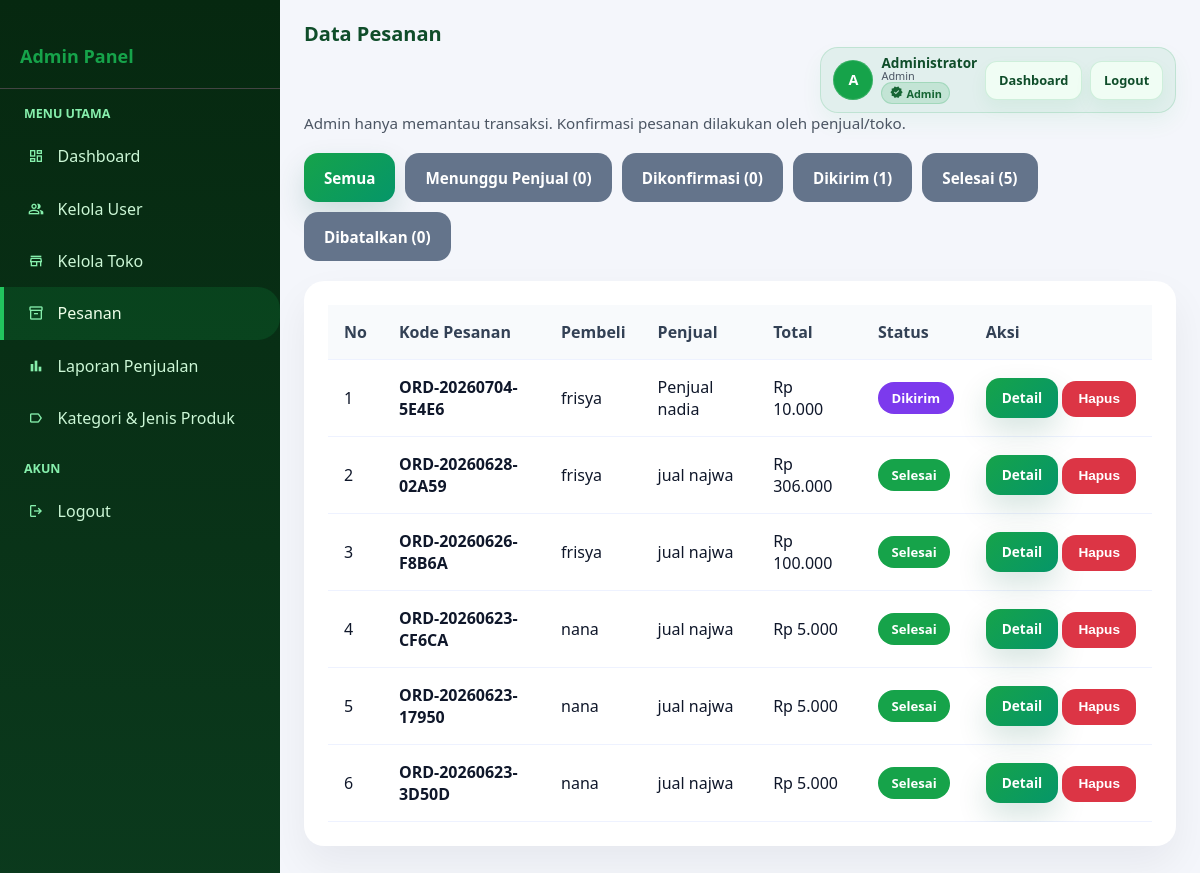
The page /admin/kelola_pesanan.php (signed in) on the database its author committed.
### tables this page shows
CREATE TABLE `pesanan` (
  `id` int(10) UNSIGNED NOT NULL,
  `kode_pesanan` varchar(30) NOT NULL COMMENT 'Format: ORD-YYYYMMDD-XXXXX',
  `pembeli_id` int(10) UNSIGNED NOT NULL,
  `toko_id` int(10) UNSIGNED NOT NULL,
  `total_harga` decimal(15,2) NOT NULL DEFAULT 0.00,
  `ongkir` decimal(15,2) NOT NULL DEFAULT 0.00,
  `grand_total` decimal(15,2) NOT NULL DEFAULT 0.00,
  `alamat_kirim` text NOT NULL,
  `catatan` text DEFAULT NULL,
  `status` enum('menunggu_konfirmasi','dikonfirmasi','diproses','dikirim','selesai','dibatalkan') NOT NULL DEFAULT 'menunggu_konfirmasi',
  `metode_bayar` enum('transfer','cod','ewallet') NOT NULL DEFAULT 'transfer',
  `bukti_bayar` varchar(255) DEFAULT NULL,
  `created_at` datetime NOT NULL DEFAULT current_timestamp(),
  `updated_at` datetime NOT NULL DEFAULT current_timestamp() ON UPDATE current_timestamp(),
  `bukti_pembayaran` varchar(255) DEFAULT NULL COMMENT 'File bukti pembayaran untuk admin review',
  `bukti_pengiriman` varchar(255) DEFAULT NULL COMMENT 'File bukti pengiriman dari penjual',
  `admin_approval_status` enum('pending','approved','rejected') NOT NULL DEFAULT 'pending' COMMENT 'Status persetujuan admin'
);

CREATE TABLE `users` (
  `id` int(10) UNSIGNED NOT NULL,
  `nama` varchar(150) NOT NULL,
  `angkatan` varchar(30) NOT NULL COMMENT 'Contoh: 2020, 2021, Alumni',
  `jenis_keanggotaan` enum('penjual','bukan_penjual') NOT NULL,
  `alamat` text NOT NULL,
  `no_telp` varchar(30) DEFAULT NULL COMMENT 'Nomor telepon pengguna',
  `email` varchar(150) NOT NULL,
  `password` varchar(255) NOT NULL COMMENT 'Bcrypt hash',
  `role` enum('admin','penjual','pembeli') NOT NULL DEFAULT 'pembeli',
  `is_active` tinyint(1) NOT NULL DEFAULT 1,
  `created_at` datetime NOT NULL DEFAULT current_timestamp(),
  `updated_at` datetime NOT NULL DEFAULT current_timestamp() ON UPDATE current_timestamp()
);

CREATE TABLE `toko` (
  `id` int(10) UNSIGNED NOT NULL,
  `user_id` int(10) UNSIGNED NOT NULL,
  `nama_toko` varchar(150) NOT NULL,
  `deskripsi` text DEFAULT NULL,
  `foto_toko` varchar(255) DEFAULT NULL,
  `bank_nama` varchar(100) DEFAULT NULL,
  `no_rekening` varchar(50) DEFAULT NULL,
  `nama_rekening` varchar(150) DEFAULT NULL,
  `total_terjual` int(10) UNSIGNED NOT NULL DEFAULT 0,
  `is_active` tinyint(1) NOT NULL DEFAULT 1,
  `created_at` datetime NOT NULL DEFAULT current_timestamp(),
  `updated_at` datetime NOT NULL DEFAULT current_timestamp() ON UPDATE current_timestamp()
);

### admin/kelola_pesanan.php (called while the page is built)
<?php
include 'pesanan.php';
?>

### Koneksi.php (called while the page is built, shortened)
<?php
function sanitize($koneksi, $input) {
    return mysqli_real_escape_string($koneksi, trim($input));
}
function format_rupiah($nominal) {
    return "Rp " . number_format($nominal, 0, ',', '.');
}
?>

### admin/pesanan.php (the view, shortened to what this page needs)
<?php
include '../Koneksi.php';
$status_filter = isset($_GET['status']) ? $_GET['status'] : 'all';
$allowed_status = ['menunggu_konfirmasi', 'dikonfirmasi', 'diproses', 'dikirim', 'selesai', 'dibatalkan'];
if (in_array($status_filter, $allowed_status)) {
    $safe_status = sanitize($koneksi, $status_filter);
    $where = "WHERE p.status = '$safe_status'";
} else {
    $where = "";
    $status_filter = 'all';
}
$pesanan = mysqli_query($koneksi, "
    SELECT p.id, p.kode_pesanan, p.grand_total, p.status, p.created_at,
           u.nama AS pembeli,
           t.nama_toko
    FROM pesanan p
    JOIN users u ON p.pembeli_id = u.id
    JOIN toko t ON p.toko_id = t.id
    {$where}
    ORDER BY p.created_at DESC
");
$total = $pesanan ? mysqli_num_rows($pesanan) : 0;
function count_by_status($status, $koneksi) {
    $status = sanitize($koneksi, $status);
    $q = "SELECT COUNT(*) as cnt FROM pesanan WHERE status='{$status}'";
    $r = mysqli_fetch_assoc(mysqli_query($koneksi, $q));
    return (int)($r['cnt'] ?? 0);
}
$cnt_menunggu = count_by_status('menunggu_konfirmasi', $koneksi);
$cnt_dikonfirmasi = count_by_status('dikonfirmasi', $koneksi);
$cnt_dikirim = count_by_status('dikirim', $koneksi);
$cnt_selesai = count_by_status('selesai', $koneksi);
$cnt_dibatalkan = count_by_status('dibatalkan', $koneksi);
?>
<!DOCTYPE html>
<html>
<head>
    <link rel="stylesheet" href="../admin/Style.css">
</head>
<body>
<div class="wrapper">
    <div class="sidebar">
        <div style="padding: 20px; border-bottom: 1px solid #444;">
            <h3 style="color: #16a34a; font-size: 18px;">Admin Panel</h3>
        </div>
        <ul class="sidebar-menu">
            <li class="sidebar-title">Menu Utama</li>
            <li><a href="index.php"><span class="material-symbols-outlined icon">dashboard</span> Dashboard</a></li>
            <li><a href="users.php"><span class="material-symbols-outlined icon">people</span> Kelola User</a></li>
            <li><a href="toko.php"><span class="material-symbols-outlined icon">store</span> Kelola Toko</a></li>
            <li><a href="pesanan.php" class="active"><span class="material-symbols-outlined icon">inventory_2</span> Pesanan</a></li>
            <li><a href="laporan_penjualan.php"><span class="material-symbols-outlined icon">bar_chart</span> Laporan Penjualan</a></li>
            <li><a href="kelola_kategori.php"><span class="material-symbols-outlined icon">label</span> Kategori & Jenis Produk</a></li>
            <li class="sidebar-title">Akun</li>
            <li><a href="../auth/logout.php"><span class="material-symbols-outlined icon">logout</span> Logout</a></li>
        </ul>
    </div>
    <div class="main-content">
        <div class="navbar">
            <div class="navbar-brand">Data Pesanan</div>
            <div class="navbar-right">
                <div class="navbar-user">
                    <div class="avatar">
                        <?php if (!empty($_SESSION['avatar']) && file_exists(__DIR__ . '/../uploads/' . $_SESSION['avatar'])): ?>
                            <img src="../uploads/<?php echo htmlspecialchars($_SESSION['avatar']); ?>" alt="avatar">
                        <?php else: ?>
                            <span class="avatar-initials"><?php echo strtoupper(substr(trim($_SESSION['nama'] ?? 'A'),0,1)); ?></span>
                        <?php endif; ?>
                    </div>
                    <div class="user-info">
                        <div class="user-name"><?php echo htmlspecialchars($_SESSION['nama'] ?? 'Admin'); ?></div>
                        <div class="user-role"><span class="badge <?php echo 'badge-' . (strtolower($_SESSION['role'] ?? 'admin')); ?>"><?php echo htmlspecialchars(ucfirst($_SESSION['role'] ?? 'Admin')); ?></span></div>
                    </div>
                    <div class="navbar-links">
                        <a href="index.php" class="btn btn-sm">Dashboard</a>
                        <a href="../auth/logout.php" class="btn btn-danger btn-sm">Logout</a>
                    </div>
                </div>
            </div>
        </div>
        <p class="page-subtitle">Admin hanya memantau transaksi. Konfirmasi pesanan dilakukan oleh penjual/toko.</p>
        <div style="margin-bottom: 20px; display: flex; gap: 10px; flex-wrap: wrap;">
            <a href="pesanan.php?status=all"
               class="btn <?php echo $status_filter === 'all' ? 'btn-primary' : 'btn-secondary'; ?>">
                Semua
            </a>
            <a href="pesanan.php?status=menunggu_konfirmasi"
               class="btn <?php echo $status_filter === 'menunggu_konfirmasi' ? 'btn-primary' : 'btn-secondary'; ?>">
                Menunggu Penjual (<?php echo $cnt_menunggu; ?>)
            </a>
            <a href="pesanan.php?status=dikonfirmasi"
               class="btn <?php echo $status_filter === 'dikonfirmasi' ? 'btn-primary' : 'btn-secondary'; ?>">
                Dikonfirmasi (<?php echo $cnt_dikonfirmasi; ?>)
            </a>
            <a href="pesanan.php?status=dikirim"
               class="btn <?php echo $status_filter === 'dikirim' ? 'btn-primary' : 'btn-secondary'; ?>">
                Dikirim (<?php echo $cnt_dikirim; ?>)
            </a>
            <a href="pesanan.php?status=selesai"
               class="btn <?php echo $status_filter === 'selesai' ? 'btn-primary' : 'btn-secondary'; ?>">
                Selesai (<?php echo $cnt_selesai; ?>)
            </a>
            <a href="pesanan.php?status=dibatalkan"
               class="btn <?php echo $status_filter === 'dibatalkan' ? 'btn-primary' : 'btn-secondary'; ?>">
                Dibatalkan (<?php echo $cnt_dibatalkan; ?>)
            </a>
        </div>
        <div class="card">
            <div style="overflow-x: auto;">
                <table class="table">
                    <thead>
                        <tr>
                            <th>No</th>
                            <th>Kode Pesanan</th>
                            <th>Pembeli</th>
                            <th>Penjual</th>
                            <th>Total</th>
                            <th>Status</th>
                            <th>Aksi</th>
                        </tr>
                    </thead>
                    <tbody>
                        <?php if ($total === 0): ?>
                            <tr>
                                <td colspan="7" style="text-align:center; color:#999; padding:20px;">
                                    Tidak ada pesanan.
                                </td>
                            </tr>
                        <?php else: ?>
                            <?php $no = 1; while ($row = mysqli_fetch_assoc($pesanan)): ?>
                                <tr>
                                    <td><?php echo $no++; ?></td>
                                    <td><strong><?php echo htmlspecialchars($row['kode_pesanan']); ?></strong></td>
                                    <td><?php echo htmlspecialchars($row['pembeli']); ?></td>
                                    <td><?php echo htmlspecialchars($row['nama_toko']); ?></td>
                                    <td><?php echo format_rupiah($row['grand_total']); ?></td>
                                    <td>
                                        <span class="badge badge-<?php echo htmlspecialchars($row['status']); ?>">
                                            <?php echo ucfirst(str_replace('_', ' ', htmlspecialchars($row['status']))); ?>
                                        </span>
                                    </td>
                                    <td style="white-space: nowrap;">
                                        <a href="kelola_pesanan_detail.php?id=<?php echo (int)$row['id']; ?>"
                                           class="btn btn-primary btn-sm">
                                            Detail
                                        </a>
                                        <form method="POST"
                                              action="pesanan.php?status=<?php echo urlencode($status_filter); ?>"
                                              style="display:inline;"
                                              onsubmit="return confirm('Yakin ingin menghapus pesanan ini?');">
                                            <button type="submit" class="btn btn-sm"
                                                    style="background:#dc3545; color:#fff; border:none; cursor:pointer;">
                                                Hapus
                                            </button>
                                        </form>
                                    </td>
                                </tr>
                            <?php endwhile; ?>
                        <?php endif; ?>
                    </tbody>
                </table>
            </div>
        </div>
    </div>
</div>
</body>
</html>

### rows shown on the page
pesanan: kode_pesanan "ORD-20260704-5E4E6", pembeli.nama "frisya", toko.nama_toko "Penjual nadia", grand_total "Rp 10.000", status "Dikirim"
pesanan: kode_pesanan "ORD-20260628-02A59", pembeli.nama "frisya", toko.nama_toko "jual najwa", grand_total "Rp 306.000", status "Selesai"
pesanan: kode_pesanan "ORD-20260626-F8B6A", pembeli.nama "frisya", toko.nama_toko "jual najwa", grand_total "Rp 100.000", status "Selesai"
pesanan: kode_pesanan "ORD-20260623-CF6CA", pembeli.nama "nana", toko.nama_toko "jual najwa", grand_total "Rp 5.000", status "Selesai"
pesanan: kode_pesanan "ORD-20260623-17950", pembeli.nama "nana", toko.nama_toko "jual najwa", grand_total "Rp 5.000", status "Selesai"
pesanan: kode_pesanan "ORD-20260623-3D50D", pembeli.nama "nana", toko.nama_toko "jual najwa", grand_total "Rp 5.000", status "Selesai"

### other values the page prints
substr(trim($_SESSION['nama'] ?? 'A'),0,1) "A"
$_SESSION['nama'] "Administrator"
$_SESSION['role'] "Admin"
$cnt_menunggu "0"
$cnt_dikonfirmasi "0"
$cnt_dikirim "1"
$cnt_selesai "5"
$cnt_dibatalkan "0"
